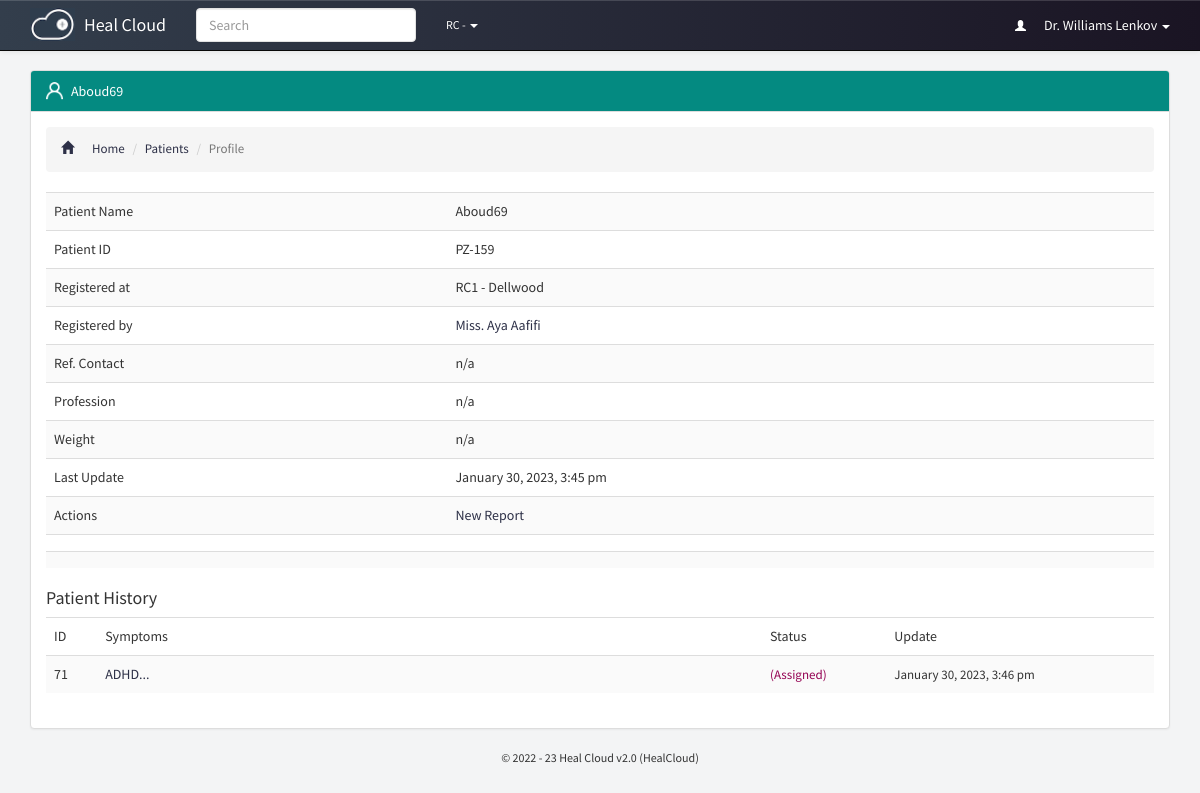
The page /patients/profile.php?id=159 (signed in) on the database its author committed.
### tables this page shows
CREATE TABLE `p_global_permissions` (
  `id` varchar(250) NOT NULL DEFAULT '',
  `portal_name` varchar(250) NOT NULL,
  `version` varchar(250) NOT NULL,
  `guardian_short_name` varchar(250) NOT NULL,
  `guardian_name` varchar(250) NOT NULL,
  `register_patient` varchar(20) NOT NULL,
  `prescribe_patient` varchar(20) NOT NULL,
  `patients_directory` varchar(20) NOT NULL,
  `pending_prescriptions` varchar(20) NOT NULL,
  `add_staff` varchar(20) NOT NULL,
  `staff_directory` varchar(20) NOT NULL,
  `my_porfile` varchar(20) NOT NULL,
  `staff_profile` varchar(20) NOT NULL,
  `add_branch` varchar(20) NOT NULL,
  `branches_directory` varchar(20) NOT NULL,
  `global_settings` varchar(20) NOT NULL,
  `introduce_medicine` varchar(20) NOT NULL,
  `update_stock` varchar(20) NOT NULL,
  `consumed_stock_local` varchar(20) NOT NULL,
  `consumed_stock_global` varchar(20) NOT NULL,
  `opening_time` varchar(250) NOT NULL,
  `closing_time` varchar(250) NOT NULL,
  `during_close_time` varchar(20) NOT NULL,
  `theme` varchar(250) NOT NULL,
  `timezone` varchar(250) NOT NULL,
  `charge_mode_a` varchar(250) NOT NULL,
  `charge_mode_b` varchar(250) NOT NULL,
  `charge_mode_c` varchar(250) NOT NULL,
  `charge_mode_d` varchar(250) NOT NULL,
  `access_level_6` varchar(250) NOT NULL,
  `access_level_5` varchar(250) NOT NULL,
  `access_level_4` varchar(250) NOT NULL,
  `access_level_3` varchar(250) NOT NULL,
  `access_level_2` varchar(250) NOT NULL,
  `access_level_1` varchar(250) NOT NULL,
  `mobile_number` varchar(250) NOT NULL,
  `address` varchar(250) NOT NULL,
  `sign_level` varchar(250) NOT NULL,
  `medicine_directory` varchar(250) NOT NULL,
  `medicine_profile` varchar(250) NOT NULL,
  `patient_contact` varchar(250) NOT NULL,
  `patient_address` varchar(250) NOT NULL,
  `patient_email` varchar(250) NOT NULL,
  `edit_patient` varchar(250) NOT NULL,
  `manage_patients` varchar(250) NOT NULL,
  `auto_refresh` varchar(250) NOT NULL,
  `currency` varchar(250) NOT NULL,
  `charge_mode_a_value` int(20) NOT NULL,
  `charge_mode_b_value` int(20) NOT NULL,
  `charge_mode_c_value` int(20) NOT NULL,
  `charge_mode_d_value` int(20) NOT NULL,
  `updated_by` varchar(255) NOT NULL,
  `last_update` datetime NOT NULL,
  `recent_hours` varchar(250) NOT NULL
);

CREATE TABLE `p_branches_dir` (
  `id` bigint(20) NOT NULL,
  `guardian` varchar(250) NOT NULL,
  `name` varchar(250) NOT NULL,
  `address` varchar(250) NOT NULL,
  `location` varchar(250) NOT NULL,
  `contact` varchar(250) NOT NULL,
  `type` varchar(250) NOT NULL,
  `last_update` datetime NOT NULL
);

CREATE TABLE `p_reports` (
  `id` bigint(20) NOT NULL,
  `patient` varchar(250) NOT NULL,
  `charge` varchar(250) NOT NULL,
  `charging_for` varchar(250) DEFAULT NULL,
  `fever` varchar(250) NOT NULL,
  `blood_pressure` varchar(250) NOT NULL,
  `symptoms` longtext NOT NULL,
  `attachement` varchar(250) NOT NULL DEFAULT '0',
  `composed_by` varchar(250) NOT NULL,
  `engaged_by` varchar(250) NOT NULL,
  `signed_by` varchar(250) NOT NULL,
  `notes` longtext NOT NULL,
  `reply` longtext NOT NULL,
  `last_update` datetime NOT NULL,
  `branch` varchar(250) NOT NULL,
  `checkout_charges` varchar(250) NOT NULL,
  `cc` varchar(250) NOT NULL
);

### includes/staff.php (called while the page is built, shortened)
<?php
function staff_info($query,$id = NULL){
	global $con;
	if(!isset($id)){
		$id = $_SESSION['id'];
	}
	$call=mysqli_fetch_object(mysqli_query($con, "select * from p_staff_dir where id='$id'"));
	return $call->$query;
}

### includes/patients.php (called while the page is built, shortened)
<?php
function patient_info($query, $id)
{
	global $con;
	$call = mysqli_fetch_object(mysqli_query($con, "select * from p_patients_dir where id='$id'"));
	return $call->$query;
}

### pre-includes/regular-functions.php (called while the page is built, shortened)
<?php
$extension = ".php";
$global_permission = mysqli_fetch_object(mysqli_query($con, "select * from p_global_permissions where id='1'"));
function display_time($datetime)
{
	$processing = strtotime($datetime);
	$today = date("Y-m-d");
	$extract_day = (date("Y-m-d", $processing));
	if ($today == $extract_day) {
		$output = "" . date("g:i a", $processing) . " Today";
	} else {
		$output = date("F j, Y, g:i a", $processing);
	}
	return $output;
}
function display_permission($query, $user = NULL)
{
	global $con;
	if (isset($user)) {
		$access_level = staff_info("access_level", $user);
	} else {
		$access_level = $_SESSION['access_level'];
	}
	$sql = mysqli_query($con, "select * from p_global_permissions");
	while ($permission_for = mysqli_fetch_array($sql)) {
		if ($access_level >= $permission_for[$query]) {
			return true;
		} else {
			return false;
		}
	}
}

### pre-includes/all.php (called while the page is built, shortened)
<?php
include "db.php";
require_once "regular-functions.php";
?>

### includes/initiate.php (called while the page is built, shortened)
<?php
	require_once "../pre-includes/all.php";
?>

### includes/branches.php (called while the page is built, shortened)
<?php
function branch_name($code){
	global $con;
	$call=mysqli_fetch_object(mysqli_query($con, "select * from p_branches_dir where id='$code'"));
	return $call->name;
}

### patients/profile.php (the view, shortened to what this page needs)
<?php
require_once "../includes/initiate.php";
if (isset($_GET['id'])) {
    $id = $_GET['id'];
}
?>
<div id="patient-profile" class="container page">
    <div class="panel panel-default">
        <div class="panel-heading theme-patients"><span class="inlineicon patients-mini"><?php echo patient_info("name", $id); ?></span></div>
        <div class="panel-body">
            <ol class="breadcrumb link-patients">
                <li><a href="../dashboard"><i class="glyphicon glyphicon-home"></i>Home</a></li>
                <li><a href="../patients/">Patients</a></li>
                <li class="active">Profile</li>
            </ol>
            <table class="table table-striped link-patients">
                <tbody>
                    <tr>
                        <td>Patient Name</td>
                        <td><?php echo patient_info("name", $id); ?></td>
                    </tr>
                    <tr>
                        <td>Patient ID</td>
                        <td><?php echo patient_info("serial", $id); ?>-<?php echo patient_info("id", $id); ?></td>
                    </tr>
                    <tr>
                        <td>Registered at</td>
                        <td><?php echo "$global_permission->guardian_short_name";
                            echo patient_info("branch", $id); ?> - <?php echo branch_name(patient_info("branch", $id)); ?></td>
                    </tr>
                    <tr>
                        <td>Registered by</td>
                        <td><a class="staff" href="../staff/profile.php?id=<?php echo patient_info("physician", $id); ?>"><?php echo staff_info("full_name", patient_info("physician", $id)); ?></a></td>
                    </tr>
                    <?php if (patient_info("ref_contact", $id)) : ?>
                        <tr>
                            <td>Ref. Contact</td>
                            <td><?php echo patient_info("ref_contact", $id); ?></td>
                        </tr>
                    <?php endif; ?>
                    <?php if (patient_info("profession", $id)) : ?>
                        <tr>
                            <td>Profession</td>
                            <td><?php echo patient_info("profession", $id); ?></td>
                        </tr>
                    <?php endif; ?>
                    <?php if (patient_info("weight", $id)) : ?>
                        <tr>
                            <td>Weight</td>
                            <td><?php echo patient_info("weight", $id); ?></td>
                        </tr>
                    <?php endif; ?>
                    <tr>
                        <td>Last Update</td>
                        <td><?php echo display_time(patient_info("last_update", $id)); ?></td>
                    </tr>
                    <?php if (display_permission("register_patient") == true) {
                    ?><tr>
                            <td>Actions</td>
                            <td><a class="patient" href="../patients/register-report.php?id=<?php echo $id; ?>">New Report</a></td>
                        </tr><?php } ?>
                    <tr>
                        <td></td>
                        <td><?php if (display_permission("edit_patient") == true) { ?><a href="edit-patient.php?id=<?php echo $id; ?>">Edit Profile</a><?php } ?></td>
                    </tr>
                    <tr>
                        <td></td>
                        <td><?php if (display_permission("edit_patient") == true) { ?><a href="?id=<?php echo $id; ?>&delete=1">Delete Patient and data associated with them!</a><?php } ?></td>
                    </tr>
                </tbody>
            </table>
            <?php
            $getting_total = mysqli_query($con, "select * from p_reports where patient='$id'") or die(mysqli_error($con));
            $getting_total = mysqli_num_rows($getting_total);
            if ($getting_total != 0) {
            ?>
                <h4>Patient History</h4>
                <table class="table table-striped link-patients table-reports">
                    <tbody>
                        <thead>
                            <tr>
                                <td>ID</td>
                                <td width="60%">Symptoms</td>
                                <td>Status</td>
                                <td>Update</td>
                            </tr>
                        </thead>
                        <?php
                        $sql = mysqli_query($con, "select * from p_reports where patient='$id' order by last_update desc limit 1000") or die(mysqli_error($con));
                        while ($reports = mysqli_fetch_array($sql)) {
                        ?>
                            <tr>
                                <td><?php echo $reports['id'] ?></td>
                                <td class="symptoms"><a href="../patients/reports<?php echo $extension; ?>?id=<?php echo $reports['id'] ?>"><?php echo substr($reports['symptoms'], 0, 80); ?>...</a></td>
                                <td class="status"><?php if ($reports['signed_by'] == "" && $reports['engaged_by'] != "") { ?><span class="e">(Assigned)</span><?php } ?></td>
                                <td class="date"><?php echo display_time($reports['last_update']); ?></td>
                            <?php } ?>
                        <?php } ?>
                    </tbody>
                </table>
        </div>
    </div>
</div>

### theme/css/main.css (style rules this page uses)
body, html { background: #f3f4f5; font-family: "Source Sans Pro", sans-serif; }
.page.container { margin-top: 70px; }
.panel-body:before { -webkit-clip-path: polygon(0 0, 100% 0, 100% 56%, 0 42%); clip-path: polygon(0 0, 100% 0, 100% 56%, 0 42%); background-color: #e2e8ec !important; }
.theme-patients { background: #048a81 !important; color: #fff !important; }
.link-patients a { color: #2d3047 !important; }
.breadcrumb i { padding-right: 18px; }
.table-striped td { line-height: 21px !important; }
.panel-body li { list-style: none; padding: 5px 0; font-size: 13px; color: #333; }
.panel-default>.panel-heading { background-image: none; }
.table-striped>tbody>tr:nth-child(odd), .table-striped>tbody>tr:nth-child(odd)>td, .table-striped>tbody>tr:nth-child(odd)>th { background: #fafafa !important; }
td.status, td.date { font-size: 13px; }
td.status .e { color: #940052 !important; }
.patients-mini { background: url(../icons/patients-mini.png) no-repeat; padding-left: 25px; background-size: 17px auto; }

### rows shown on the page
p_global_permissions: guardian_short_name "RC"
p_branches_dir: name "Dellwood"
p_reports: id "71", symptoms "ADHD", signed_by "(Assigned)", last_update "January 30, 2023, 3:46 pm"

### other values the page prints
get_global('portal_name') "Heal Cloud"
get_global('guardian_short_name') "RC"
staff_info("full_name") "Dr. Williams Lenkov"
patient_info("name", $id) "Aboud69"
patient_info("serial", $id) "PZ"
patient_info("id", $id) "159"
patient_info("branch", $id) "1"
staff_info("full_name", patient_info("physician", $id)) "Miss. Aya Aafifi"
patient_info("ref_contact", $id) "n/a"
patient_info("profession", $id) "n/a"
patient_info("weight", $id) "n/a"
display_time(patient_info("last_update", $id)) "January 30, 2023, 3:45 pm"
get_global('version') "2.0"
